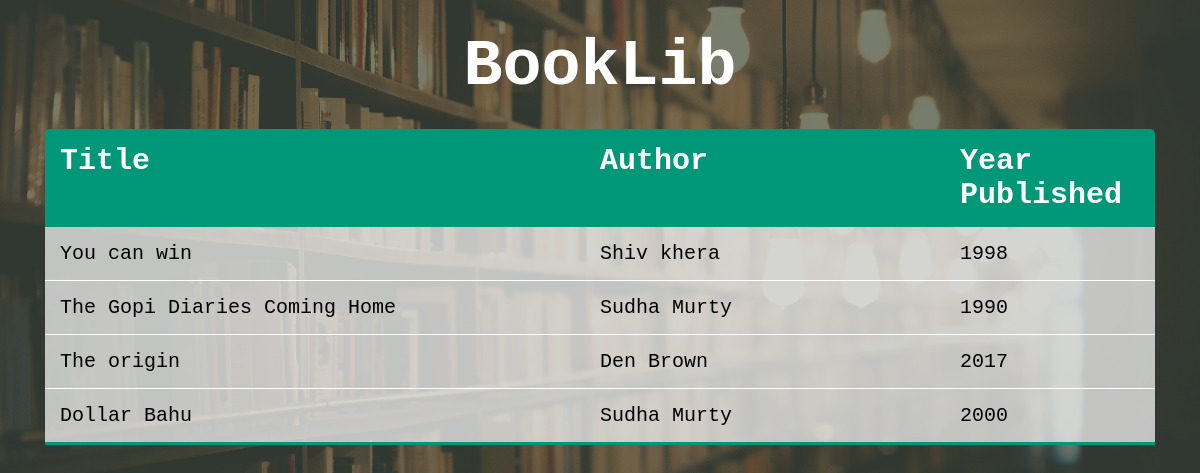
The page / on the database its author committed.
### library/models.py (models this page shows)
class Book(models.Model):
    title = models.CharField(max_length=255)
    release_year = models.IntegerField()
    author = models.ForeignKey(Author,on_delete=models.CASCADE)

class Author(models.Model):
    name = models.CharField(max_length=500)
    def __str__(self) -> str:
        return self.name

### library/views.py (the view)
# urls.py: 2. Add a URL to urlpatterns:  path('', views.home, name='home')
def home(request):
    books = Book.objects.all()
    return render(request,'library/home.html',{'books':books})

### library/templates/library/home.html (shortened to what this page needs)
<!DOCTYPE html>
<html lang="en">
  <head>
    <link rel="stylesheet" href="/static/library/home.css" />
  </head>
  <body>
    <div class="page">
      <h1>BookLib</h1>
      <div class="content">
        <ul>
          <div class="title">
            <li>Title</li>
            <li>Author</li>
            <li>Year Published</li>
          </div>
          {% for book in books %}
          <a href=" {% url 'detail' book.id %}" id="book-link">
            <div class="data">
              <li>{{ book.title }}</li>
              <li>{{ book.author }}</li>
              <li>{{ book.release_year }}</li>
            </div>
          </a>
          {% endfor %}
        </ul>
      </div>
    </div>
  </body>
</html>

### library/static/library/home.css (style rules this page uses)
* { margin: 0; padding: 0; box-sizing: border-box; }
body { height: 100vh; font-family: monospace; background-image: url("home_bg.jpg"); background-position: center; background-repeat: no-repeat; background-size: cover; color: white; display: flex; flex-direction: column; align-items: center; }
a#book-link { text-decoration: none; border-bottom: thin solid white; }
h1 { font-size: 65px; margin-bottom: 25px; text-align: center; }
li { list-style: none; }
.page { background-color: rgba(50, 57, 34, 0.65); width: 100vw; height: 100vh; padding: 30px 45px; }
.content ul { display: flex; flex-direction: column; }
.title { background-color: #009879; color: white; border-top-left-radius: 5px; border-top-right-radius: 5px; }
.title li { font-weight: 900; font-size: 30px; }
.title, .data { padding: 15px; display: grid; grid-template-columns: 3fr 2fr 1fr; place-content: center; }
.data { color: black; background-color: rgba(243, 243, 243, 0.75); transition: all 0.25s ease-in-out; }
.data li { font-size: 20px; }
a#book-link:last-child { border-bottom: 3px solid #009879; }

### rows shown on the page
Book: title "You can win", author "Shiv khera", release_year "1998"
Book: title "The Gopi Diaries Coming Home", author "Sudha Murty", release_year "1990"
Book: title "The origin", author "Den Brown", release_year "2017"
Book: title "Dollar Bahu", author "Sudha Murty", release_year "2000"
